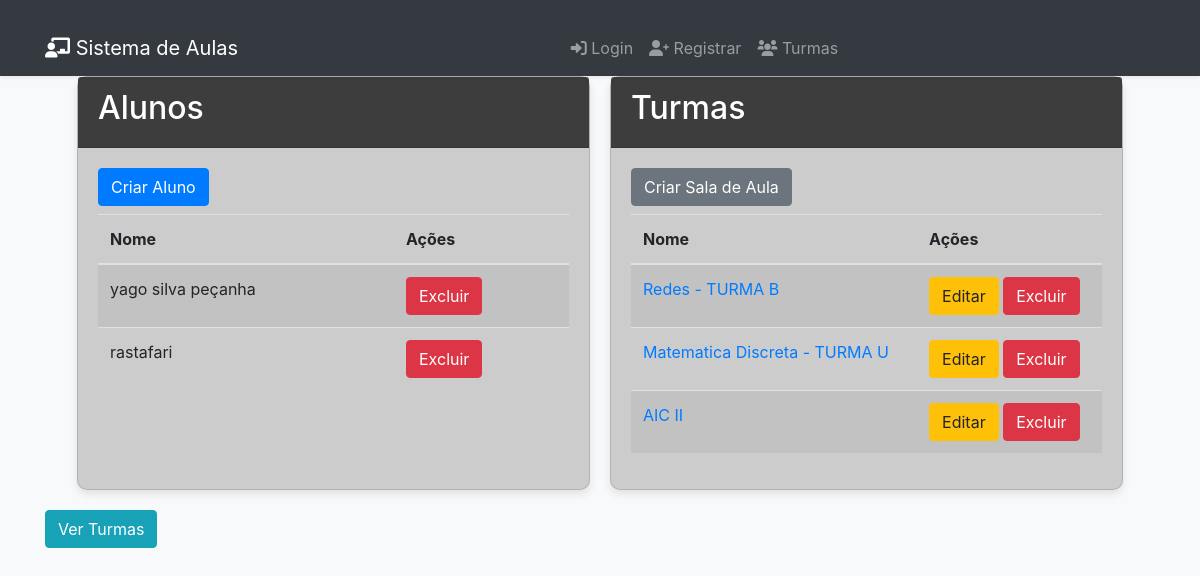
The page /dashboard (signed in) on the database its author committed.
### models.py (models this page shows)
class Aluno(db.Model):
    id = db.Column(db.Integer, primary_key=True)
    username = db.Column(db.String(80), unique=True, nullable=False)
    password = db.Column(db.String(120), nullable=False)

class Turma(db.Model):
    id = db.Column(db.Integer, primary_key=True)
    name = db.Column(db.String(80), nullable=False)
    professor_id = db.Column(db.Integer, db.ForeignKey('professor.id'), nullable=False)
    professor = db.relationship('Professor', backref=db.backref('turmas', lazy=True))
    alunos = db.relationship('Aluno', secondary='turma_aluno', backref=db.backref('turmas', lazy=True))

### app.py (the view)
@app.route('/dashboard')
def dashboard():
    if 'user_id' in session and session['user_role'] == 'professor':
        alunos = Aluno.query.all()
        turmas = Turma.query.filter_by(professor_id=session['user_id']).all()
        return render_template('dashboard.html', alunos=alunos, turmas=turmas)
    return redirect(url_for('login'))

### templates/dashboard.html (shortened to what this page needs)
<!DOCTYPE html>
<html lang="en">
<head>
    <link rel="stylesheet" href="{{ url_for('static', filename='css/bootstrap.min.css') }}">
    <link rel="stylesheet" href="https://cdnjs.cloudflare.com/ajax/libs/font-awesome/6.0.0-beta3/css/all.min.css">
</head>
<body>
    <nav class="navbar navbar-expand-lg navbar-dark bg-dark fixed-top shadow-sm">
        <div class="container">
            <a class="navbar-brand" href="{{ url_for('dashboard') }}">
                <i class="fas fa-chalkboard-teacher"></i> Sistema de Aulas
            </a>
            <div class="collapse navbar-collapse" id="navbarNav">
                <ul class="navbar-nav mx-auto">
                    <li class="nav-item">
                        <a class="nav-link" href="{{ url_for('login') }}">
                            <i class="fas fa-sign-in-alt"></i> Login
                        </a>
                    </li>
                    <li class="nav-item">
                        <a class="nav-link" href="{{ url_for('register') }}">
                            <i class="fas fa-user-plus"></i> Registrar
                        </a>
                    </li>
                    <li class="nav-item">
                        <a class="nav-link" href="{{ url_for('professor_dashboard') }}">
                            <i class="fas fa-users"></i> Turmas
                        </a>
                    </li>
                </ul>
            </div>
        </div>
    </nav>
    <div class="container">
        <div class="row">
            <div class="card card-alunos">
                <div class="card-header">
                    <h2>Alunos</h2>
                </div>
                <div class="card-body">
                    <h3><a href="{{ url_for('create_student') }}" class="btn btn-custom">Criar Aluno</a></h3>
                    <table class="table table-striped">
                        <thead>
                            <tr>
                                <th>Nome</th>
                                <th>Ações</th>
                            </tr>
                        </thead>
                        <tbody>
                            {% for aluno in alunos %}
                            <tr>
                                <td>{{ aluno.username }}</td>
                                <td>
                                    <form action="{{ url_for('delete_student', student_id=aluno.id) }}" method="post" style="display:inline;">
                                        <button type="submit" class="btn btn-danger">Excluir</button>
                                    </form>
                                </td>
                            </tr>
                            {% endfor %}
                        </tbody>
                    </table>
                </div>
            </div>
            <div class="card card-turmas">
                <div class="card-header">
                    <h2>Turmas</h2>
                </div>
                <div class="card-body">
                    <h3><a href="{{ url_for('create_class') }}" class="btn btn-secondary">Criar Sala de Aula</a></h3>
                    <table class="table table-striped">
                        <thead>
                            <tr>
                                <th>Nome</th>
                                <th>Ações</th>
                            </tr>
                        </thead>
                        <tbody>
                            {% for turma in turmas %}
                            <tr>
                                <td><a href="{{ url_for('class_details', class_id=turma.id) }}">{{ turma.name }}</a></td>
                                <td>
                                    <a href="{{ url_for('edit_class', class_id=turma.id) }}" class="btn btn-warning">Editar</a>
                                    <form action="{{ url_for('delete_class', class_id=turma.id) }}" method="post" style="display:inline;">
                                        <button type="submit" class="btn btn-danger">Excluir</button>
                                    </form>
                                </td>
                            </tr>
                            {% endfor %}
                        </tbody>
                    </table>
                </div>
            </div>
        </div>
        <h3><a href="{{ url_for('professor_dashboard') }}" class="btn btn-info">Ver Turmas</a></h3>
    </div>
</body>
</html>

### templates/dashboard.html (style rules this page uses)
body { background-color: #f8f9fa; padding-top: 56px; }
.container { margin-top: 20px; }
.card { margin-bottom: 20px; box-shadow: 0 4px 8px rgba(0, 0, 0, 0.1); border-radius: 10px; background-size: cover; background-position: center; color: #fff; }
.card-header { background-color: rgba(0, 0, 0, 0.7); color: #fff; }
.btn-custom { background-color: #007bff; border-color: #007bff; color: #fff; }
.row { display: flex; flex-wrap: wrap; justify-content: center; gap: 20px; }
.card-alunos, .card-turmas { flex: 1 1 300px; max-width: 45%; }
.card-alunos { background-image: url('https://via.placeholder.com/600x400?text=Alunos'); }
.card-turmas { background-image: url('https://via.placeholder.com/600x400?text=Turmas'); }

### rows shown on the page
Aluno: username "yago silva peçanha"
Aluno: username "rastafari"
Turma: name "Redes - TURMA B"
Turma: name "Matematica Discreta - TURMA U"
Turma: name "AIC II"
